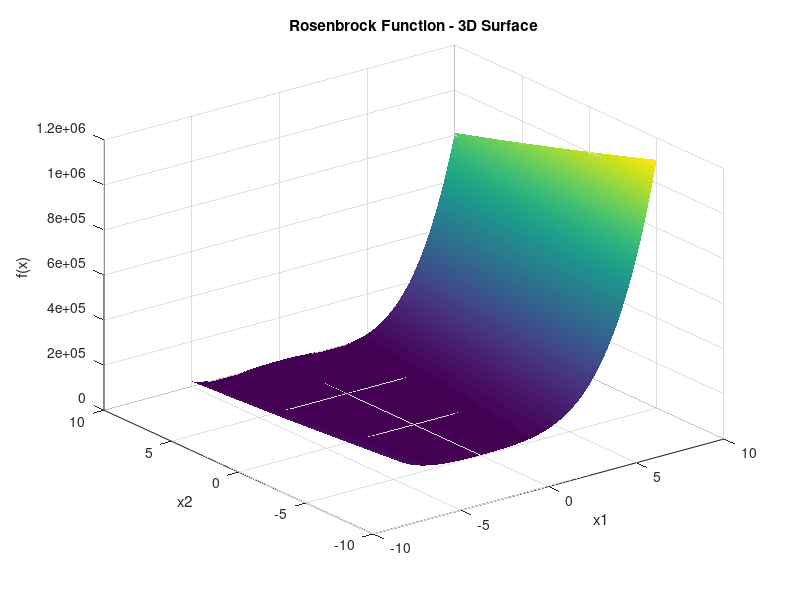
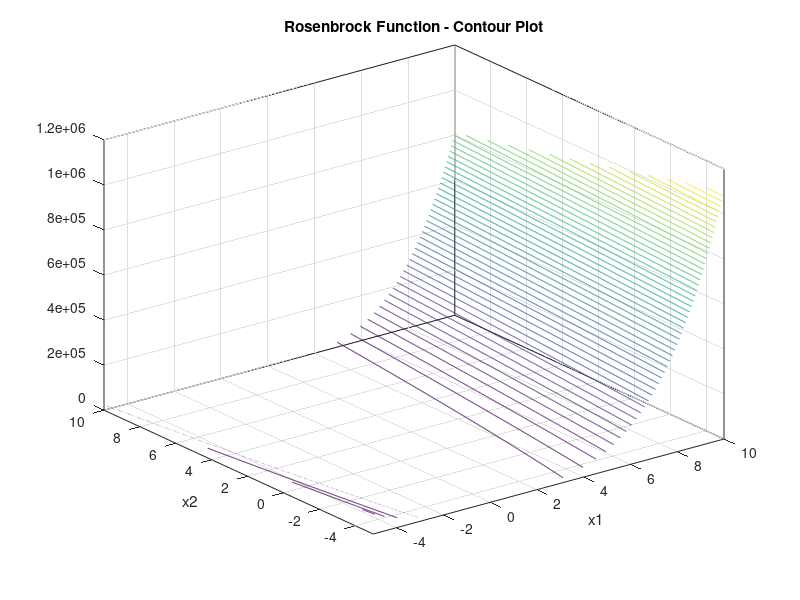
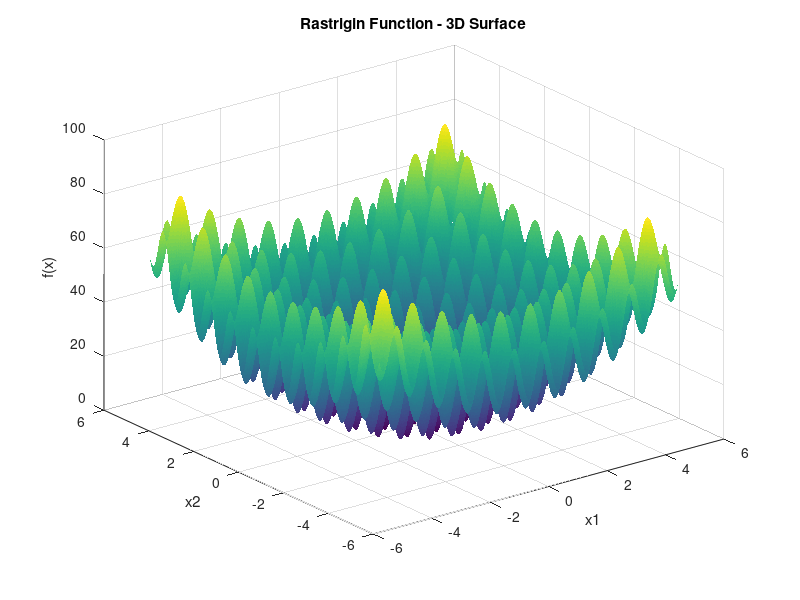

Reproduce these figures in MATLAB, in order. (Note: a time limit stopped this script after it produced the figures.)
% Q1-1 - 將測試函數視覺化

% Rosenbrock function
x1 = linspace(-5, 10, 1000);
x2 = linspace(-5, 10, 1000);
[X1, X2] = meshgrid(x1, x2);
f1 = 100 * (X2 - X1.^2).^2 + (X1 - 1).^2;

% 繪製3-D圖
figure;
surf(X1, X2, f1,'EdgeColor', 'none');
title('Rosenbrock Function - 3D Surface');
xlabel('x1'); ylabel('x2'); zlabel('f(x)');

% 繪製等高線圖
figure;
contour3(X1, X2, f1, 50);
title('Rosenbrock Function - Contour Plot');
xlabel('x1'); ylabel('x2');

% Rastrigin function
x1 = linspace(-5.12, 5.12, 1000);
x2 = linspace(-5.12, 5.12, 1000);
[X1, X2] = meshgrid(x1, x2);
f2 = 10 * 2 + (X1.^2 - 10 * cos(2 * pi * X1)) + (X2.^2 - 10 * cos(2 * pi * X2));

% 繪製3-D圖
figure;
surf(X1, X2, f2,'EdgeColor', 'none');
title('Rastrigin Function - 3D Surface');
xlabel('x1'); ylabel('x2'); zlabel('f(x)');

% 繪製等高線圖
figure;
contour3(X1, X2, f2, 50);
title('Rastrigin Function - Contour Plot');
xlabel('x1'); ylabel('x2');

%%
% Q1-2: WOA for optimizing Rosenbrock and Rastrigin functions
clc; clear; close all;

% Parameters
D = 2; % Dimensions
nT = 100; % Number of iterations
swarm_size = 30; % Swarm size
rosen_range = [-5, 10];
rastr_range = [-5.12, 5.12];
initial_rosen = [-4.91, 9.91];
initial_rastr = [-4.95, 4.95];

% Test Functions
rosenbrock = @(x) sum(100 * (x(2:end) - x(1:end-1).^2).^2 + (x(1:end-1) - 1).^2);
rastrigin = @(x) 10 * D + sum(x.^2 - 10 * cos(2 * pi * x));

% Initialize Swarm
X_rosen = rosen_range(1) + (rosen_range(2) - rosen_range(1)) * rand(swarm_size, D);
X_rastr = rastr_range(1) + (rastr_range(2) - rastr_range(1)) * rand(swarm_size, D);
X_rosen(1, :) = initial_rosen; % Set initial position
X_rastr(1, :) = initial_rastr; % Set initial position

% Trackers
best_f_rosen = zeros(nT, 1);
best_f_rastr = zeros(nT, 1);
path_rosen = zeros(nT, D); % Track the leader's path
path_rastr = zeros(nT, D);

% WOA Algorithm
for iter = 1:nT
    % Rosenbrock
    fitness_rosen = arrayfun(@(i) rosenbrock(X_rosen(i, :)), 1:swarm_size);
    [best_f_rosen(iter), idx_rosen] = min(fitness_rosen);
    leader_rosen = X_rosen(idx_rosen, :);
    path_rosen(iter, :) = leader_rosen; % Track path
    X_rosen = update_swarm(X_rosen, leader_rosen, iter, nT, rosen_range);

    % Rastrigin
    fitness_rastr = arrayfun(@(i) rastrigin(X_rastr(i, :)), 1:swarm_size);
    [best_f_rastr(iter), idx_rastr] = min(fitness_rastr);
    leader_rastr = X_rastr(idx_rastr, :);
    path_rastr(iter, :) = leader_rastr; % Track path
    X_rastr = update_swarm(X_rastr, leader_rastr, iter, nT, rastr_range);
end

% Results Table: Rosenbrock
rosen_indices = [1:5, nT-4:nT]; % Indices for the first 5 and last 5 iterations
rosen_results = path_rosen(rosen_indices, :); % Select corresponding rows
rosen_row_names = strcat('Iter', string([1:5, nT-4:nT])); % Generate row names

disp('Final Results: Rosenbrock');
disp(array2table(rosen_results, ...
    'VariableNames', {'x1', 'x2'}, 'RowNames', rosen_row_names));
disp(['Best Result',num2str(best_f_rosen(nT))]);

% Results Table: Rastrigin
rastr_indices = [1:5, nT-4:nT]; % Indices for the first 5 and last 5 iterations
rastr_results = path_rastr(rastr_indices, :); % Select corresponding rows
rastr_row_names = strcat('Iter', string([1:5, nT-4:nT])); % Generate row names

disp('Final Results: Rastrigin');
disp(array2table(rastr_results, ...
    'VariableNames', {'x1', 'x2'}, 'RowNames', rastr_row_names));
disp(['Best Result:',num2str(best_f_rastr(nT))]);

% Plot Learning Curves
figure;
plot(1:nT, best_f_rosen, '-o', 'LineWidth', 1.5);
title('Learning Curve - Rosenbrock');
xlabel('Iterations'); ylabel('Best Fitness Value');

figure;
plot(1:nT, best_f_rastr, '-o', 'LineWidth', 1.5);
title('Learning Curve - Rastrigin');
xlabel('Iterations'); ylabel('Best Fitness Value');


% Rosenbrock: 3D Contour with Search Path
figure;
[x1, x2] = meshgrid(linspace(rosen_range(1), rosen_range(2), 100));
f_rosen = 100 * (x2 - x1.^2).^2 + (x1 - 1).^2;
contour3(x1, x2, f_rosen, 50); hold on;

% Calculate z values for search path
z_rosen = arrayfun(@(i) rosenbrock(path_rosen(i, :)), 1:size(path_rosen, 1));
plot3(path_rosen(:, 1), path_rosen(:, 2), z_rosen, '-o', 'LineWidth', 1.5, 'MarkerSize', 8);

title('Search Path - Rosenbrock');
xlabel('x1'); ylabel('x2'); zlabel('f(x)');
grid on;

% Rastrigin: 3D Contour with Search Path
figure;
[x1, x2] = meshgrid(linspace(rastr_range(1), rastr_range(2), 100));
f_rastr = 10 * D + (x1.^2 - 10 * cos(2 * pi * x1)) + (x2.^2 - 10 * cos(2 * pi * x2));
contour3(x1, x2, f_rastr, 50); hold on;

% Calculate z values for search path
z_rastr = arrayfun(@(i) rastrigin(path_rastr(i, :)), 1:size(path_rastr, 1));
plot3(path_rastr(:, 1), path_rastr(:, 2), z_rastr, '-o', 'LineWidth', 1.5, 'MarkerSize', 8);

title('Search Path - Rastrigin');
xlabel('x1'); ylabel('x2'); zlabel('f(x)');
grid on;


% Subfunction: Update Swarm
function swarm = update_swarm(swarm, leader, iter, nT, bounds)
    a = 2 - iter * (2 / nT); % Decreasing parameter
    for i = 1:size(swarm, 1)
        r = rand(1, size(swarm, 2));
        A = 2 * a * r - a;
        C = 2 * r;
        p = rand();
        if p < 0.5
            D = abs(C .* leader - swarm(i, :));
            swarm(i, :) = leader - A .* D;
        else
            rand_pos = bounds(1) + (bounds(2) - bounds(1)) * rand(1, size(swarm, 2));
            D = abs(C .* rand_pos - swarm(i, :));
            swarm(i, :) = rand_pos - A .* D;
        end
        % Enforce boundaries
        swarm(i, :) = max(bounds(1), min(bounds(2), swarm(i, :)));
    end
end



%%
% Q2: Least Squares Method for Regression
clc; clear; close all;

% Data for linear regression
x_linear = [60, 70, 80, 90, 100];
y_linear = [14, 16, 19, 20, 21];

% Linear Regression
A = [x_linear', ones(size(x_linear'))];
coeffs_linear = (A' * A) \ (A' * y_linear');
a_linear = coeffs_linear(1); % Slope
b_linear = coeffs_linear(2); % Intercept

% Plot Linear Fit
figure;
scatter(x_linear, y_linear, 'filled');
hold on;
x_fit_linear = linspace(min(x_linear), max(x_linear), 100);
y_fit_linear = a_linear * x_fit_linear + b_linear;
plot(x_fit_linear, y_fit_linear, 'r', 'LineWidth', 1.5);
title('Linear Fit');
xlabel('x'); ylabel('y');
legend('Data Points', 'Fitted Line');

% Data for quadratic regression
x_curve = [0, 25, 50, 75, 100];
y_curve = [-12.4, 5, 33.2, 72.8, 134];

% Quadratic Regression
X_curve = [x_curve'.^2, x_curve', ones(size(x_curve'))];
coeffs_curve = (X_curve' * X_curve) \ (X_curve' * y_curve');
a_curve = coeffs_curve(1);
b_curve = coeffs_curve(2);
c_curve = coeffs_curve(3);

% Plot Quadratic Fit
figure;
scatter(x_curve, y_curve, 'filled');
hold on;
x_fit_curve = linspace(min(x_curve), max(x_curve), 100);
y_fit_curve = a_curve * x_fit_curve.^2 + b_curve * x_fit_curve + c_curve;
plot(x_fit_curve, y_fit_curve, 'r', 'LineWidth', 1.5);
title('Quadratic Fit');
xlabel('x'); ylabel('y');
legend('Data Points', 'Fitted Curve');
